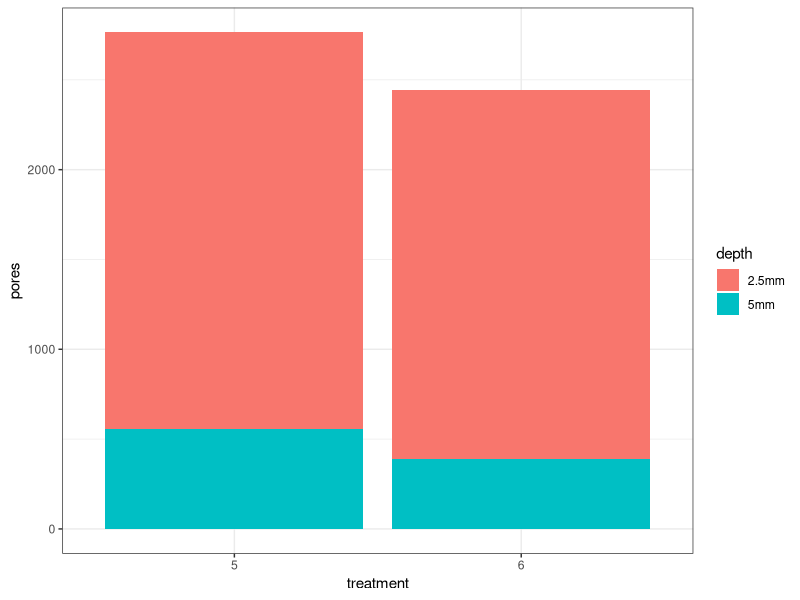
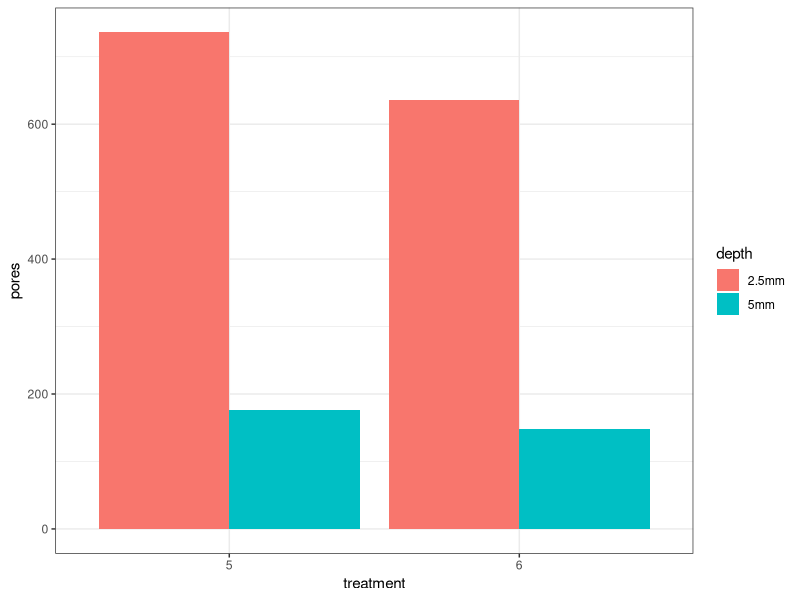
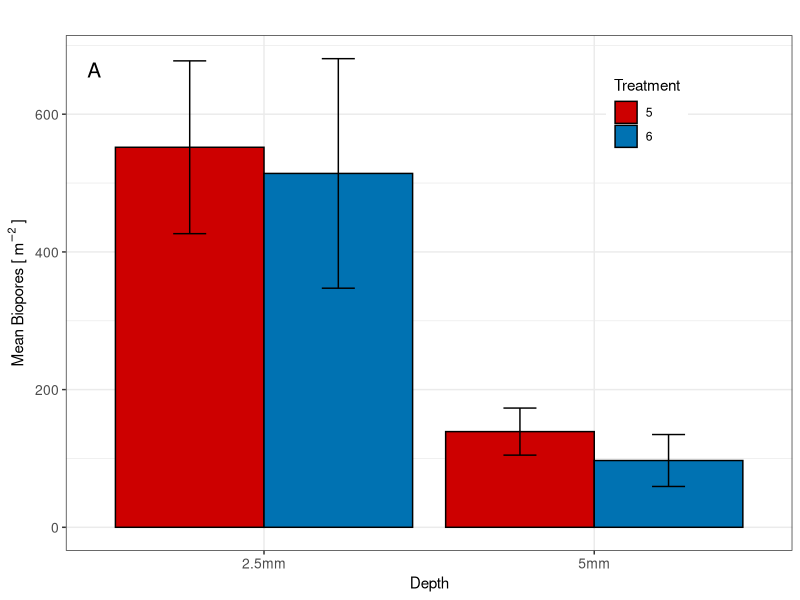
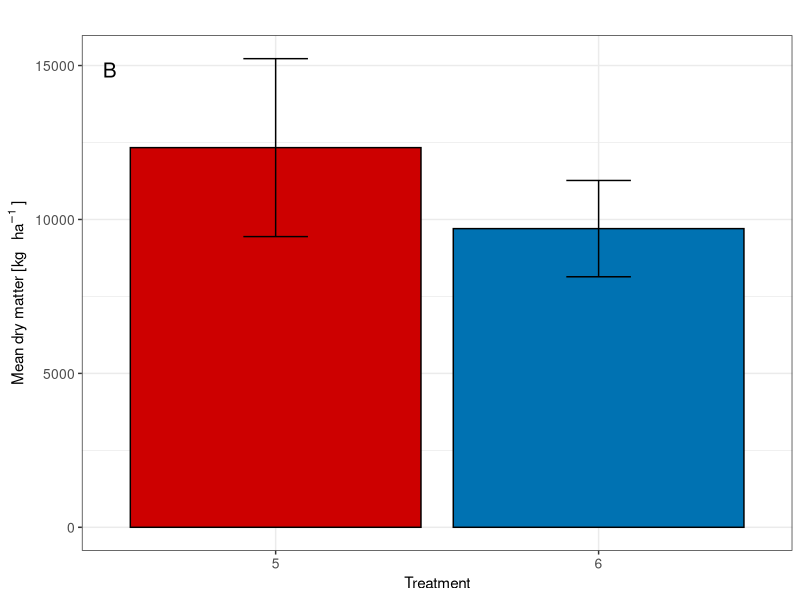
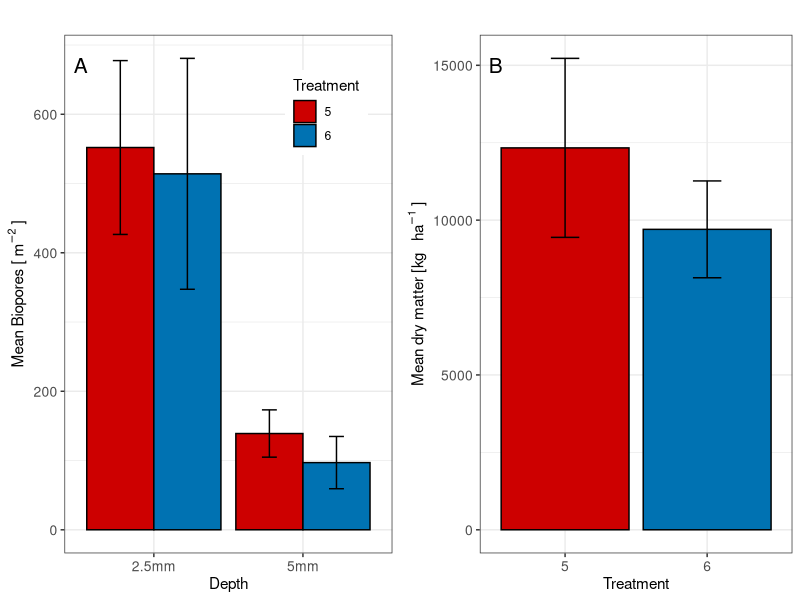

These figures' R source, in order:
library(tidyverse)
library(readxl)
library(gridExtra)
library(ggpubr)
library(lme4)

#biopores
biopore <- read_excel("data_Trial_C_2020_05_12.xlsx", 
                      sheet = "biopores")

#changing the dataframe into something i can work with :D
biopore[12:21] <- NULL
biopore[6] <- NULL

biopore <- transform(biopore, treatment = as.factor(treatment))

names(biopore)[8] <- "2.5mm"
names(biopore)[9] <- "5mm"

#creating a new dataframe with data that i can plot
f <- filter(biopore, treatment == 5)
s <- filter(biopore, treatment == 6)

df <- bind_rows(f, s)

df <- select(df, "treatment", "2.5mm", "5mm")

df <- gather(df, "2.5mm", "5mm", key = "depth", value = "pores")

#plotting
ggplot(df, aes(x = treatment, y = pores, fill = depth)) +
  geom_bar(stat = "identity") + 
  theme_bw()

ggplot(df, aes(x = treatment, y = pores, fill = depth)) +
  geom_bar(stat = "identity", position = position_dodge()) + 
  theme_bw()

ms <- df %>% group_by(treatment, depth) %>% summarise(mean = mean(pores), sd = sd(pores))

a <- ggplot(ms, aes(x = depth, y = mean, fill = treatment)) +
  geom_bar(stat = "identity", position = position_dodge(), colour = "black") + 
  geom_errorbar(aes(ymin = mean-sd, ymax = mean+sd), width=.2,
                position=position_dodge(.9)) +
  scale_fill_manual(values = c("red3", "#0072B2")) +
  labs(fill = "Treatment",  x = "Depth", 
       y = bquote("Mean Biopores [" ~m^-2 ~ "]"),
       title = "A") + 
  theme_bw() +
  theme(axis.text = element_text(size = 10), 
        axis.title = element_text(size = 11), 
        plot.title = element_text(size = 15, vjust = -10, hjust = 0.03), 
        strip.text.y = element_text(size = 10), 
        strip.text.x = element_text(size = 10), 
        legend.position = c(0.8, 0.85))
a

#dry matter
Rohdaten_shoot <- read.csv2("precrop data C.csv")

ms1 <- Rohdaten_shoot %>% group_by(treatment) %>% summarise(mean = mean(DM_mean), sd = sd(DM_mean))

ms2 <- filter(ms1, treatment == 5)
ms3 <- filter(ms1, treatment == 6)

ms1 <- bind_rows(ms2, ms3)

ms1 <- transform(ms1, treatment = as.factor(treatment))

b <- ggplot(ms1, aes(x = treatment, y = mean, fill = treatment)) +
  geom_bar(stat = "identity", position = position_dodge(), colour = "black") + 
  geom_errorbar(aes(ymin = mean-sd, ymax = mean+sd), width=.2,
                position=position_dodge(.9)) +
  scale_fill_manual(values = c("red3", "#0072B2")) +
  labs(x = "Treatment", 
       y = bquote("Mean dry matter [kg  " ~ha^-1 ~"]"),
       title = "B") + 
  theme_bw() +
  theme(axis.text = element_text(size = 10), 
        axis.title = element_text(size = 11), 
        plot.title = element_text(size = 15, vjust = -10, hjust = 0.03), 
        strip.text.y = element_text(size = 10), 
        strip.text.x = element_text(size = 10), 
        legend.position = "none")
b

ggarrange(a, b, ncol = 2, nrow = 1)





